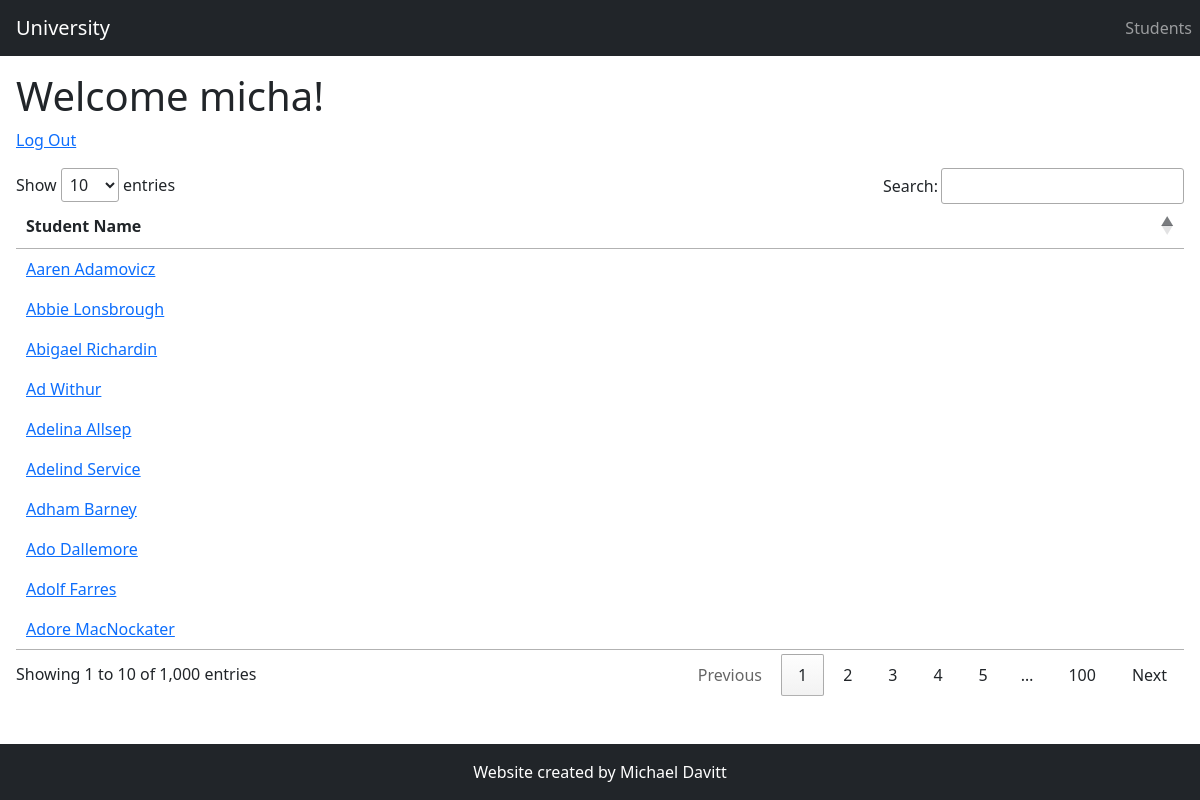
The app's page / (signed in) with its own data.
### student_info/models.py (models this page shows)
class Student(models.Model):
    SEX_CHOICES = [
        ("M", "Male"),
        ("F", "Female")
    ]
    name = models.CharField(max_length=100)
    address = models.TextField(blank=True)
    sex = models.CharField(max_length=1, choices=SEX_CHOICES, blank=True)
    dob = models.DateField(blank=True)
    modules = models.ManyToManyField("Module", blank=True)

### student_info/views.py (the view)
# urls.py: path("", views.home, name="home"),
def home(request):
    students = Student.objects.all()
    return render(request, "home.html", {
        "students": students,
    })

### student_info/templates/home.html
{% extends "base.html" %}
{% block content %}
{% if user.is_authenticated %}
<h1>Welcome {{ user.username }}!</h1>
<p><a href="{% url "logout" %}">Log Out</a></p>
<table id="student_table">
  <thead>
    <tr>
      <th>Student Name</th>
    </tr>
  </thead>
  <tbody>
    {% for student in students %}
    <tr>
      <td>
        <a href="{% url "student_detail" student.id %}">
          {{ student.name|capfirst }}
        </a>
      </td>
    </tr>
    {% endfor %}
  </tbody>
</table>
{% else %}
<p>You are not logged in</p>
<a href="{% url "login" %}">Log In</a>
{% endif %}
{% endblock %}

### student_info/templates/base.html (shortened to what this page needs)
{% load static %}
<!DOCTYPE html>
<html lang="en">
  <head>
    <link
      href="https://cdn.jsdelivr.net/npm/bootstrap@5.1.3/dist/css/bootstrap.min.css"
      rel="stylesheet"
    />
    <link
      rel="stylesheet"
      type="text/css"
      href="https://cdn.datatables.net/1.11.3/css/jquery.dataTables.css"
    />
  </head>
  <body class="d-flex flex-column min-vh-100">
    <nav class="navbar navbar-expand-sm navbar-dark bg-dark">
      <a href="/" class="navbar-brand ms-3">University</a>
      <div class="collapse navbar-collapse" id="navbarMenu">
        <ul class="navbar-nav ms-auto text-center">
          <li class="nav-item">
            <a href="/" class="nav-link">Students</a>
          </li>
        </ul>
      </div>
    </nav>
    <div class="p-3">{% block content %} {% endblock %}</div>
    <footer class="bg-dark text-center text-white mt-auto">
      <p class="mt-3">Website created by Michael Davitt</p>
    </footer>
  </body>
</html>

### records on screen
Student: name "Adelina Allsep"
Student: name "Adham Barney"
Student: name "Aaren Adamovicz"
Student: name "Ad Withur"
Student: name "Ado Dallemore"
Student: name "Adolf Farres"
Student: name "Abigael Richardin"
Student: name "Abbie Lonsbrough"
Student: name "Adelind Service"
Student: name "Adore MacNockater"

### other values on screen
{{ user.username }} "micha"
